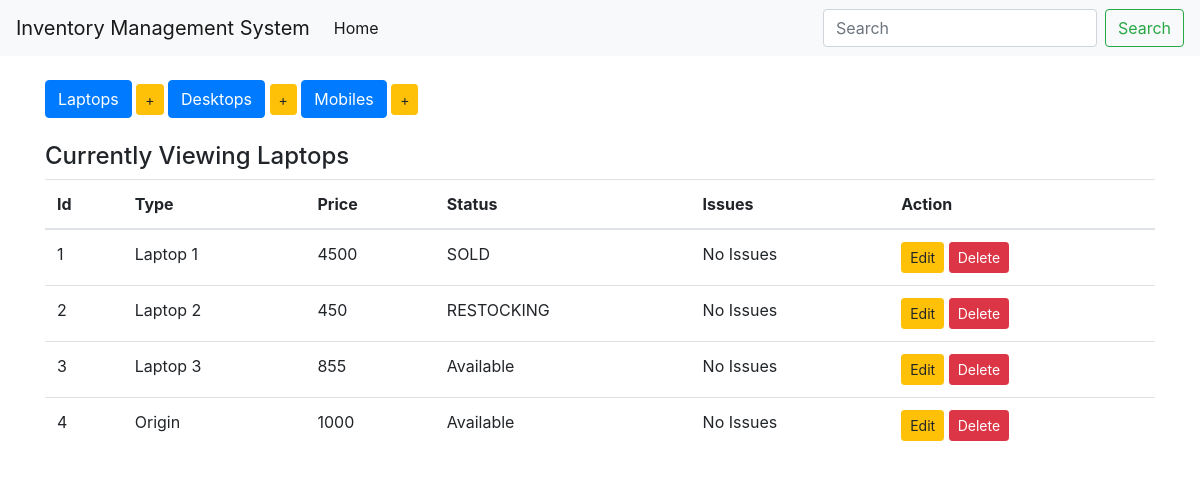
The app's page /display_laptops with its own data.
### inventory/models.py (models this page shows, shortened)
class Device(models.Model):
    type = models.CharField(max_length=100, blank=False) # name of the column
    price = models.IntegerField()
    choices = (
        ('Available', 'Item ready to be purchased'),
        ('SOLD', 'Item Sold'),
        ('RESTOCKING', 'Item restocking in few days')
    )
    status = models.CharField(max_length=10, choices= choices, default='SOLD') #Available, Sold, Restocking
    issues = models.CharField(max_length=100, default='No Issues')
    class Meta:
        abstract = True

class Laptop(Device):
    pass

### inventory/views.py (the view)
# urls.py: url(r'^display_laptops$', views.display_laptops, name='display_laptops'),
def display_laptops(request):
    items = Laptop.objects.all()
    context = {
        'items' : items,
        'header' : 'Laptops',
    }
    return render(request, 'index.html', context)

### inventory/templates/index.html
{% extends 'base.html' %}
{% load static %}
{% block content %}
<br>
<div class="button-group">
    <a href="{% url 'display_laptops' %}" class="btn btn-primary btn-md" role="button"> Laptops </a>
    <a href="{% url 'add_laptop' %}" class="btn btn-warning btn-sm" role="button"> + </a>
    <a href="{% url 'display_desktop' %}" class="btn btn-primary btn-md" role="button"> Desktops </a>
    <a href="{% url 'add_desktop' %}" class="btn btn-warning btn-sm" role="button"> + </a>
    <a href="{% url 'display_mobile' %}" class="btn btn-primary btn-md" role="button"> Mobiles </a>
    <a href="{% url 'add_mobile' %}" class="btn btn-warning btn-sm" role="button"> + </a>
</div>
<br>
<h4>Currently Viewing {{ header }}</h4>
<table class="table table-hover">
    <thead>
        <tr>
            <th>Id</th>
            <th>Type</th>
            <th>Price</th>
            <th>Status</th>
            <th>Issues</th>
            <th>Action</th>
        </tr>
    </thead>
    <tbody>
        {% for item in items %}
            <tr>
                <td>{{item.pk}}</td>
                <td>{{item.type}}</td>
                <td>{{item.price}}</td>
                <td>{{item.status}}</td>
                <td>{{item.issues}}</td>
                {% if header == 'Laptops' %}
                <td>
                    <a href="{% url 'edit_laptop' item.pk %}" class="btn btn-warning btn-sm" role="button">Edit</a>
                    <a href="{% url 'delete_laptop' item.pk %}" class="btn btn-danger btn-sm" role="button">Delete</a>
                </td>
                {% elif header == "Desktop"%}
                <td>
                    <a href="{% url 'edit_desktop' item.pk %}" class="btn btn-warning btn-sm" role="button">Edit</a>
                    <a href="{% url 'delete_desktop' item.pk %}" class="btn btn-danger btn-sm" role="button">Delete</a>
                </td>
                {% else %}
                <td>
                    <a href="{% url 'edit_mobile' item.pk %}" class="btn btn-warning btn-sm" role="button">Edit</a>
                    <a href="{% url 'delete_mobile' item.pk %}" class="btn btn-danger btn-sm" role="button">Delete</a>
                </td>
                {% endif %}
            </tr>
        {% endfor %}
    </tbody>
</table>
{% endblock %}

### records on screen
Laptop: pk "1", type "Laptop 1", price "4500", status "SOLD", issues "No Issues"
Laptop: pk "2", type "Laptop 2", price "450", status "RESTOCKING", issues "No Issues"
Laptop: pk "3", type "Laptop 3", price "855", status "Available", issues "No Issues"
Laptop: pk "4", type "Origin", price "1000", status "Available", issues "No Issues"

### other values on screen
{{ header }} "Laptops"
